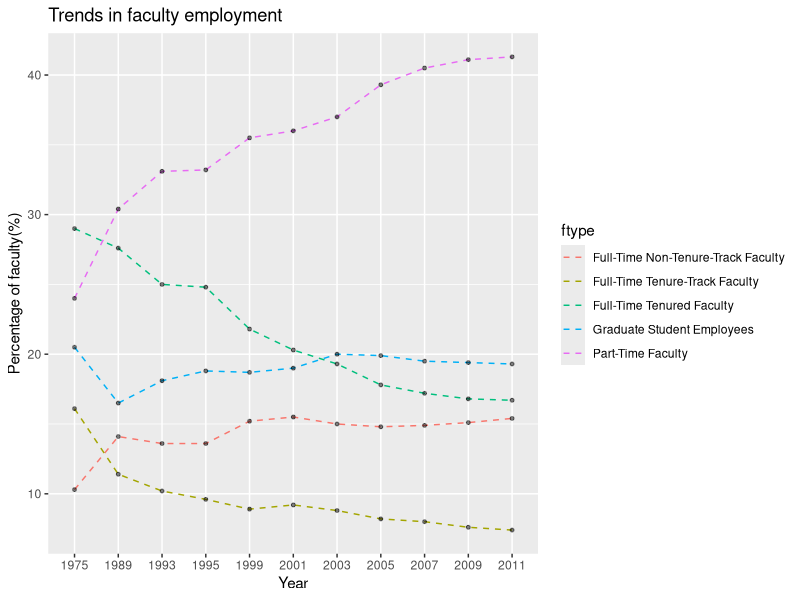

R code for this plot:
## ---- chunk 1
knitr::opts_chunk$set(echo = TRUE)
library(ggplot2)
library(readr)
homework3 <- read_csv("part_1/homework3.csv")
## ---- chunk 2
colnames(homework3)[1]="Faculty type"
FacultyPercent <-matrix(nrow=55,ncol=3,data=NA)
FacultyPercent[,1]<-rep(homework3$`Faculty type`,11)
FacultyPercent[,2]<-c(sapply(colnames(homework3)[-1],function(x) {rep(x,5)}))
FacultyPercent[,3] <- c(sapply(homework3[,-1],print))
FacultyPercent<-as.data.frame(FacultyPercent)
colnames(FacultyPercent)=c("ftype","year","percent")
FacultyPercent$percent=as.double(as.character(FacultyPercent$percent))
## ---- chunk 3
ggplot(FacultyPercent,aes(x=year,y=percent))+
  geom_line(aes(x=year,y=percent,group=ftype,color=ftype), linetype="dashed")+
  geom_point(size=1, alpha=0.5)+
  ggtitle("Trends in faculty employment")+
  xlab('Year') +ylab('Percentage of faculty(%)')
